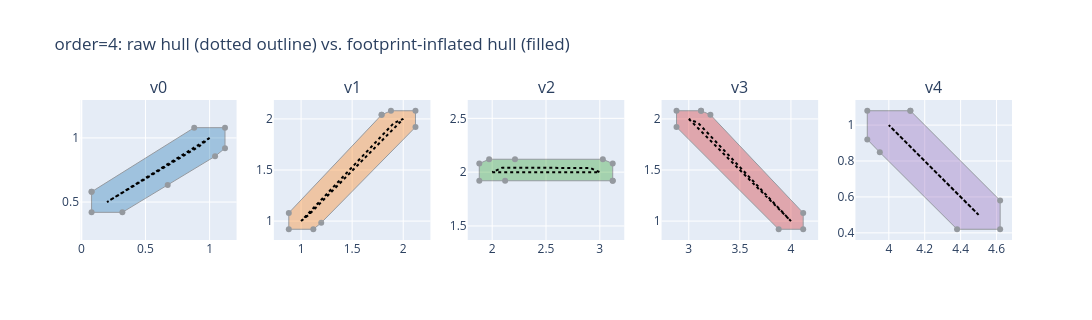

Here is the notebook cell this chart was saved with:
### Markdown cell above
### Inflated hulls, per segment, top-down

Raw hull (thin outline) vs. inflated hull (filled) for `order=4`, one panel per
segment -- the footprint visibly thickens what were near-degenerate slivers earlier
into hulls with real width in every direction.

### Code cell
fig_hulls_inflated = make_subplots(rows=1, cols=sol4.size, subplot_titles=[f"v{i}" for i in range(sol4.size)])

for idx in range(sol4.size):
    cps2_raw = sol4.control_points(idx)[:, :2]
    raw_hull = ConvexHull(cps2_raw)
    raw_loop = np.vstack([cps2_raw[raw_hull.vertices], cps2_raw[raw_hull.vertices][0]])

    cps2_inflated = minkowski_sum(cps2_raw, footprint_2d)
    inf_hull = ConvexHull(cps2_inflated)
    inf_loop = np.vstack([cps2_inflated[inf_hull.vertices], cps2_inflated[inf_hull.vertices][0]])

    color = REGION_COLORS[idx % len(REGION_COLORS)]
    fig_hulls_inflated.add_trace(go.Scatter(x=inf_loop[:, 0], y=inf_loop[:, 1], fill="toself",
        fillcolor=color, opacity=0.35, line=dict(color="black", width=1),
        showlegend=False, hoverinfo="skip"), row=1, col=idx + 1)
    fig_hulls_inflated.add_trace(go.Scatter(x=raw_loop[:, 0], y=raw_loop[:, 1], mode="lines",
        line=dict(color="black", width=2, dash="dot"), showlegend=False, hoverinfo="skip"), row=1, col=idx + 1)
    suffix = "" if idx == 0 else str(idx + 1)
    fig_hulls_inflated.update_xaxes(scaleanchor=f"y{suffix}", row=1, col=idx + 1)

fig_hulls_inflated.update_layout(
    title="order=4: raw hull (dotted outline) vs. footprint-inflated hull (filled)",
    height=320, width=1500, showlegend=False,
)
fig_hulls_inflated

### Figure 1 — Plotly figure (JSON) as saved in the notebook; plotly's stock layout.template omitted (floating-point values rounded to 4 significant figures)
{"data": [{"fill": "toself", "fillcolor": "#1f77b4", "hoverinfo": "skip", "line": {"color": "black", "width": 1}, "opacity": 0.35, "showlegend": false, "type": "scatter", "x": [0.08, 0.08, 0.32, 0.6735, 1.042, 1.12, 1.12, 0.88, 0.08], "xaxis": "x", "y": [0.58, 0.42, 0.42, 0.6337, 0.8568, 0.92, 1.08, 1.08, 0.58], "yaxis": "y"}, {"hoverinfo": "skip", "line": {"color": "black", "dash": "dot", "width": 2}, "mode": "lines", "showlegend": false, "type": "scatter", "x": [1.0, 0.2, 0.5535, 0.9225, 1.0], "xaxis": "x", "y": [1.0, 0.5, 0.7137, 0.9368, 1.0], "yaxis": "y"}, {"fill": "toself", "fillcolor": "#ff7f0e", "hoverinfo": "skip", "line": {"color": "black", "width": 1}, "opacity": 0.35, "showlegend": false, "type": "scatter", "x": [1.788, 0.88, 0.88, 1.12, 1.198, 2.12, 2.12, 1.88, 1.788], "xaxis": "x2", "y": [2.04, 1.08, 0.92, 0.92, 0.9832, 1.92, 2.08, 2.08, 2.04], "yaxis": "y2"}, {"hoverinfo": "skip", "line": {"color": "black", "dash": "dot", "width": 2}, "mode": "lines", "showlegend": false, "type": "scatter", "x": [1.0, 1.078, 2.0, 1.908, 1.0], "xaxis": "x2", "y": [1.0, 1.063, 2.0, 1.96, 1.0], "yaxis": "y2"}, {"fill": "toself", "fillcolor": "#2ca02c", "hoverinfo": "skip", "line": {"color": "black", "width": 1}, "opacity": 0.35, "showlegend": false, "type": "scatter", "x": [3.12, 3.12, 3.028, 2.212, 1.972, 1.88, 1.88, 2.12, 3.12], "xaxis": "x3", "y": [1.92, 2.08, 2.12, 2.12, 2.12, 2.08, 1.92, 1.92, 1.92], "yaxis": "y3"}, {"hoverinfo": "skip", "line": {"color": "black", "dash": "dot", "width": 2}, "mode": "lines", "showlegend": false, "type": "scatter", "x": [2.0, 3.0, 2.908, 2.092, 2.0], "xaxis": "x3", "y": [2.0, 2.0, 2.04, 2.04, 2.0], "yaxis": "y3"}, {"fill": "toself", "fillcolor": "#d62728", "hoverinfo": "skip", "line": {"color": "black", "width": 1}, "opacity": 0.35, "showlegend": false, "type": "scatter", "x": [3.12, 2.88, 2.88, 3.88, 4.12, 4.12, 3.212, 3.12], "xaxis": "x4", "y": [2.08, 2.08, 1.92, 0.92, 0.92, 1.08, 2.04, 2.08], "yaxis": "y4"}, {"hoverinfo": "skip", "line": {"color": "black", "dash": "dot", "width": 2}, "mode": "lines", "showlegend": false, "type": "scatter", "x": [3.0, 4.0, 3.092, 3.0], "xaxis": "x4", "y": [2.0, 1.0, 1.96, 2.0], "yaxis": "y4"}, {"fill": "toself", "fillcolor": "#9467bd", "hoverinfo": "skip", "line": {"color": "black", "width": 1}, "opacity": 0.35, "showlegend": false, "type": "scatter", "x": [4.12, 3.88, 3.88, 3.95, 4.38, 4.62, 4.62, 4.12], "xaxis": "x5", "y": [1.08, 1.08, 0.92, 0.8483, 0.42, 0.42, 0.58, 1.08], "yaxis": "y5"}, {"hoverinfo": "skip", "line": {"color": "black", "dash": "dot", "width": 2}, "mode": "lines", "showlegend": false, "type": "scatter", "x": [4.5, 4.0, 4.07, 4.5], "xaxis": "x5", "y": [0.5, 1.0, 0.9283, 0.5], "yaxis": "y5"}], "layout": {"annotations": [{"font": {"size": 16}, "showarrow": false, "text": "v0", "x": 0.084, "xanchor": "center", "xref": "paper", "y": 1, "yanchor": "bottom", "yref": "paper"}, {"font": {"size": 16}, "showarrow": false, "text": "v1", "x": 0.292, "xanchor": "center", "xref": "paper", "y": 1, "yanchor": "bottom", "yref": "paper"}, {"font": {"size": 16}, "showarrow": false, "text": "v2", "x": 0.5, "xanchor": "center", "xref": "paper", "y": 1, "yanchor": "bottom", "yref": "paper"}, {"font": {"size": 16}, "showarrow": false, "text": "v3", "x": 0.708, "xanchor": "center", "xref": "paper", "y": 1, "yanchor": "bottom", "yref": "paper"}, {"font": {"size": 16}, "showarrow": false, "text": "v4", "x": 0.916, "xanchor": "center", "xref": "paper", "y": 1, "yanchor": "bottom", "yref": "paper"}], "height": 320, "showlegend": false, "title": {"text": "order=4: raw hull (dotted outline) vs. footprint-inflated hull (filled)"}, "width": 1500, "xaxis": {"anchor": "y", "domain": [0, 0.168], "scaleanchor": "y"}, "xaxis2": {"anchor": "y2", "domain": [0.208, 0.376], "scaleanchor": "y2"}, "xaxis3": {"anchor": "y3", "domain": [0.416, 0.584], "scaleanchor": "y3"}, "xaxis4": {"anchor": "y4", "domain": [0.624, 0.792], "scaleanchor": "y4"}, "xaxis5": {"anchor": "y5", "domain": [0.832, 1], "scaleanchor": "y5"}, "yaxis": {"anchor": "x", "domain": [0, 1]}, "yaxis2": {"anchor": "x2", "domain": [0, 1]}, "yaxis3": {"anchor": "x3", "domain": [0, 1]}, "yaxis4": {"anchor": "x4", "domain": [0, 1]}, "yaxis5": {"anchor": "x5", "domain": [0, 1]}}}
